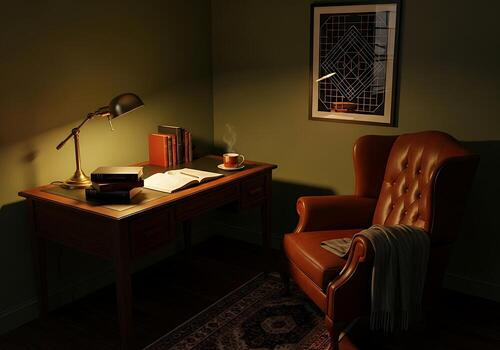
#> input picture td/Image_view_/image.png, 500 x 350 px
$ python image_based_view.py
#> lines starting #> are read from the running program, lines starting #| are printed output that depends on the picture
import os
os.environ["QT_QPA_PLATFORM"] = "xcb"
import cv2 as cv
import numpy as np
import matplotlib.pyplot as plt
from mpl_toolkits import mplot3d

def show_image(image):
    cv.imshow("Image", image)
    cv.waitKey(0)
    cv.destroyAllWindows()

def plot_error_fct(error):
    fig = plt.figure(figsize=(10, 8))
    ax = plt.axes(projection='3d')

    # Create meshgrid for X and Y coordinates
    X = np.arange(-Tx_var, Tx_var + 1)
    Y = np.arange(-Ty_var, Ty_var + 1)
    X, Y = np.meshgrid(X, Y)

    # Plot surface with colormap
    surf = ax.plot_surface(X, Y, error.T, cmap='viridis', edgecolor='none', alpha=0.9)

    # Add labels and title
    ax.set_xlabel('Translation X (pixels)')
    ax.set_ylabel('Translation Y (pixels)')
    ax.set_zlabel('SSD Error')
    ax.set_title('Sum of Squared Differences Error Surface')

    # Add colorbar
    fig.colorbar(surf, shrink=0.5, aspect=10)

    plt.show()

################################################################################################################################

image = cv.imread("image.png", cv.IMREAD_GRAYSCALE)
#> image: shape (350, 500); min 0, max 253, mean 35.4
if image is None:
    raise ValueError("Image not found")
image_width = image.shape[1]
#> image_width = 500
image_height = image.shape[0]
#> image_height = 350
#show_image(image)

window_center = (107, 128)
window_size = (80, 100)
I_star = image[window_center[1] - window_size[1] // 2:window_center[1] + window_size[1] // 2, window_center[0] - window_size[0] // 2:window_center[0] + window_size[0] // 2]
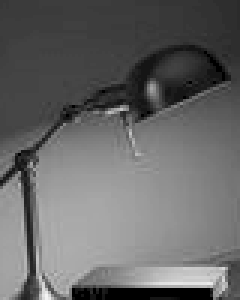
#> I_star: shape (100, 80) (shown 3 times larger); min 0, max 244, mean 102.9
#show_image(I_star)

I_star_width = I_star.shape[1]
#> I_star_width = 80
I_star_height = I_star.shape[0]
#> I_star_height = 100

Tx_var = 40
Ty_var = 40

errors = np.zeros((2 * Tx_var + 1, 2 * Ty_var + 1))

for i in range(-Tx_var, Tx_var + 1):
    for j in range(-Ty_var, Ty_var + 1):
        image_ = image[window_center[1] - window_size[1] // 2 + i : window_center[1] + window_size[1] // 2 + i,
                       window_center[0] - window_size[0] // 2 + j : window_center[0] + window_size[0] // 2 + j]
        errors[i + Tx_var, j + Ty_var] = np.sum((image_ - I_star)**2)
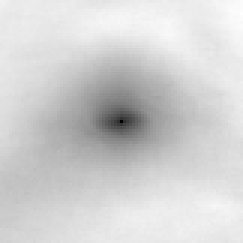
#> errors: shape (81, 81) float64 (shown 3 times larger); min 0, max 943277, mean 775209.2; drawn with min black and max white


#plot_error_fct(errors)

################################################################################################################################
# Image based view implementation

# 1. Calcul des gradients de l'image de référence I_star
I_star_grad_u = cv.Sobel(I_star, cv.CV_64F, 1, 0, ksize=3)
I_star_grad_v = cv.Sobel(I_star, cv.CV_64F, 0, 1, ksize=3)
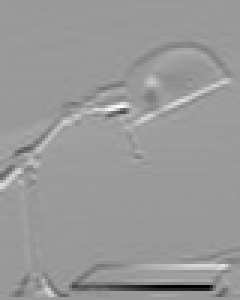
#> I_star_grad_v: shape (100, 80) float64 (shown 3 times larger); min -918, max 607, mean -0.4; drawn with min black and max white

# 2. Paramètres intrinsèques (le prof dis par approximation on a )
u0 = image_width / 2
#> u0 = 250
v0 = image_height / 2
#> v0 = 175
f = image_width
#> f = 500

lambda_gain = 1.5
Z = 1.0

# 3. Préparation des coordonnées (u, v) pour chaque pixel de la fenêtre
wy, wx = window_size
y_indices, x_indices = np.mgrid[0:wy, 0:wx]
u = (window_center[0] - wx // 2) + x_indices
v = (window_center[1] - wy // 2) + y_indices

# Coordonnées normalisées (x, y)
x_norm = (u - u0) / f
y_norm = (v - v0) / f

# 4. Construction de la Matrice d'Interaction L_I (taille N_pixels x 6)
# L_I = - [ dI/du  dI/dv ] * L_xy
# L_xy est la matrice d'interaction géométrique pour un point (2x6)

# On vectorise les calculs pour aller plus vite (N pixels)
N = wx * wy
I_du = I_star_grad_u.flatten()
#> I_du = 8000 values, max 639 at index 6891, min -694 at index 7783, mean -1.94
I_dv = I_star_grad_v.flatten()
#> I_dv = 8000 values, max 607 at index 2839, min -918 at index 7668, mean -0.421
xn = x_norm.flatten()
yn = y_norm.flatten()
#> yn = 8000 values from -0.174 to -0.016

# Matrice d'interaction pour chaque pixel (L_xy)
# L_s = [-1/Z, 0, x/Z, xy, -(1+x^2), y]
#       [0, -1/Z, y/Z, 1+y^2, -xy, -x]

L_I = np.zeros((N, 6))

# Remplissage colonnes par colonnes selon la formule L_I = - (Ix * L_x + Iy * L_y)
# Col 1: -1/Z
L_I[:, 0] = - (I_du * (-1./Z) + I_dv * 0)
# Col 2: 0, -1/Z
L_I[:, 1] = - (I_du * 0 + I_dv * (-1./Z))
# Col 3: x/Z, y/Z
L_I[:, 2] = - (I_du * (xn/Z) + I_dv * (yn/Z))
# Col 4: xy, 1+y^2
L_I[:, 3] = - (I_du * (xn*yn) + I_dv * (1 + yn**2))
# Col 5: -(1+x^2), -xy
L_I[:, 4] = - (I_du * (-(1 + xn**2)) + I_dv * (-xn*yn))
# Col 6: y, -x
L_I[:, 5] = - (I_du * yn + I_dv * (-xn))

# Pseudo-inverse de la matrice d'interaction
L_I_pinv = np.linalg.pinv(L_I)

# Stockage des vitesses calculées pour affichage
velocities = np.zeros((2 * Tx_var + 1, 2 * Ty_var + 1, 6))

while errors[Tx_var, Ty_var] > 1:


    for i in range(-Tx_var, Tx_var + 1):
        for j in range(-Ty_var, Ty_var + 1):
            # Image courante (décalée)
            image_curr = image[window_center[1] - window_size[1] // 2 + i : window_center[1] + window_size[1] // 2 + i,
                            window_center[0] - window_size[0] // 2 + j : window_center[0] + window_size[0] // 2 + j]

            # Vecteur erreur (différence de luminance pixel à pixel)
            error_vec = (image_curr.astype(float) - I_star.astype(float)).flatten()

            # Calcul de la vitesse de la caméra : v = - lambda * L_pinv * erreur
            v_camera = - lambda_gain * (L_I_pinv @ error_vec)

            # On sauvegarde la vitesse (par exemple on veut voir si ça converge vers 0 quand i,j = 0,0)
            velocities[i + Tx_var, j + Ty_var] = v_camera

    print(velocities.shape)
#> this loop made 0 passes


# --- 3. BOUCLE DE SIMULATION DYNAMIQUE ---

# Position initiale (DÉCALÉE pour voir l'évolution)
# On décale de 15 pixels en X et 10 en Y
current_pos = window_center + np.array([15.0, 10.0])

lambda_gain = 2.0  # Gain de contrôle (vitesse de convergence)
iter_max = 100
error_history = []

plt.ion() # Mode interactif pour matplotlib
fig, ax = plt.subplots(1, 3, figsize=(15, 5))

print(f"Départ: {current_pos}, Cible: {window_center}")

for k in range(iter_max):
    # A. Acquisition de l'image courante
    # cv.getRectSubPix gère l'interpolation si current_pos est un float
    I_current = cv.getRectSubPix(image , (window_size[0], window_size[1]), tuple(current_pos))

    # B. Calcul de l'erreur photométrique
    error_img = I_current.astype(float) - I_star.astype(float)
    error_vec = error_img.flatten()

    # Norme de l'erreur (SSD moyen)
    ssd = np.mean(error_vec**2)
    error_history.append(ssd)

    # C. Loi de Commande : v = -lambda * L_pinv * e
    v_camera = -lambda_gain * (L_I_pinv @ error_vec)

    # D. Mise à jour de la position (Simulation)
    # On ne garde que v_x et v_y (indices 0 et 1) car on simule un mouvement plan
    # Note : Si la caméra bouge à droite (+v_x), la fenêtre de vue bouge aussi (+x)
    dx = v_camera[0]
    dy = v_camera[1]

    current_pos[0] += dx
    current_pos[1] += dy

    # --- VISUALISATION ---
    if k % 2 == 0: # Mise à jour tous les 2 frames pour fluidité
        ax[0].clear()
        ax[0].imshow(I_current, cmap='gray', vmin=0, vmax=255)
        ax[0].set_title(f"Vue Courante (Iter {k})")

        ax[1].clear()
        # Affichage différence (gris moyen = 0 erreur)
        ax[1].imshow(error_img, cmap='seismic', vmin=-100, vmax=100)
        ax[1].set_title("Différence (I - I*)")

        ax[2].clear()
        ax[2].plot(error_history, 'r-')
        ax[2].set_title(f"SSD Error: {ssd:.2f}")
        ax[2].set_xlabel("Itérations")
        ax[2].grid(True)

        plt.pause(0.05)

    # Critère d'arrêt
    if ssd < 1.0:
        print(f"Convergence atteinte à l'itération {k} !")
        break
#> this loop made 100 passes
#> (ssd, v_camera, dx, dy) on passes 1 to 10: (3246.6, [-2.35, 3.58, -1.56, 3.48, 2.62, 0.438], -2.35, 3.58), (4013.3, [-1.43, 4.42, -0.92, 4.3, 1.65, 0.619], -1.43, 4.42), (4661.9, [-2.69, 0.265, -1.85, 0.196, 2.96, 0.475], -2.69, 0.265), (4774.9, [-2.4, 0.677, -1.58, 0.638, 2.63, 0.398], -2.4, 0.677), (4779, [-1.71, -1.11, -1.25, -0.995, 1.89, -0.0138], -1.71, -1.11), (4569.4, [-2.21, -0.81, -1.61, -0.807, 2.4, 0.256], -2.21, -0.81), (4165.6, [-2.34, -0.356, -1.66, -0.326, 2.48, 0.154], -2.34, -0.356), (3969.1, [-5.52, -6.11, -3.96, -6.01, 6.06, -0.0724], -5.52, -6.11), (2989.5, [-2.34, -3.68, -1.82, -3.26, 2.65, -1.24], -2.34, -3.68), (2319.1, [0.567, 1.91, 0.744, 2.26, -0.623, -0.746], 0.567, 1.91)
#> (ssd, dx, dy) on passes 61, 63, 65, 67, 69, 71: (8070.5, 17.97, -2.73), (8071.7, 17.95, -2.74), (8071.4, 17.94, -2.75), (8070.7, 17.94, -2.79), (8075, 17.89, -2.63), (8056.6, 18.49, -2.85)
#> pass 1, `I_current = cv.getRectSubPix(image , (window_size[0], window_size[1]),..`:
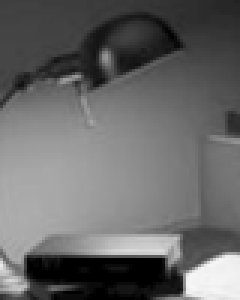
#> I_current: shape (100, 80) (shown 3 times larger); min 0, max 247, mean 103.5
#> pass 1, `error_img = I_current.astype(float) - I_star.astype(float)`:
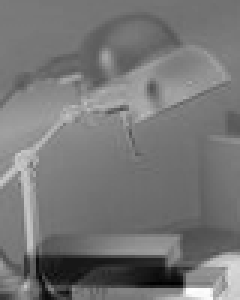
#> error_img: shape (100, 80) float64 (shown 3 times larger); min -212, max 245, mean 0.7; drawn with min black and max white
#> pass 2, `error_img = I_current.astype(float) - I_star.astype(float)`:
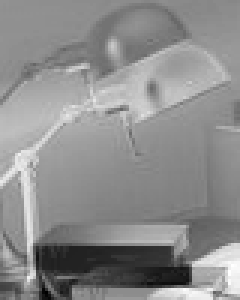
#> error_img: shape (100, 80) float64 (shown 3 times larger); min -225, max 184, mean 1.4; drawn with min black and max white
#> after the loop, current_pos = [1283.2, -82.21]; error_history = 100 values, max 8075.4 at index 69, min 1277.1 at index 14, mean 5914.2

plt.ioff()
plt.show()
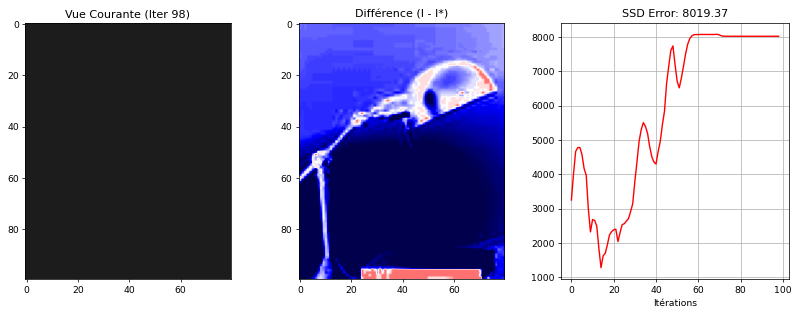
#> figure drawn by matplotlib, 3 panels; panel 3: curve peaks at x = 69, y = 8075.4
